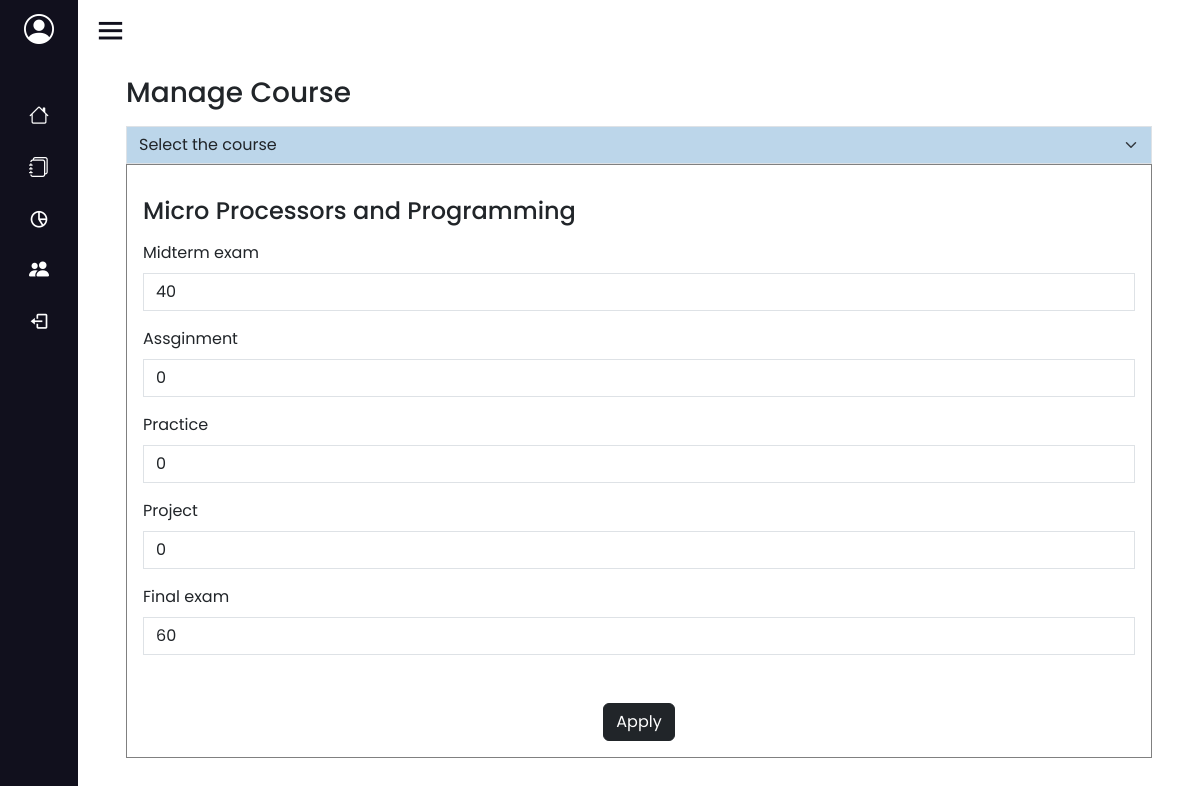
Screenshot of /mark-contribution/15 (signed in) with the database file from the repository.
### course_management/models.py (models this page shows, shortened)
class Course(models.Model):
    course_language  = models.CharField(max_length=20 , choices=(('English','English') , ('Turkish','Turkish')), default='Turkish')
    course_level = models.CharField(max_length=200 , choices=(('associate degree','associate degree'),('licence','licence') , ('master degree','master degree'),('doc','doc')), default='licence')
    aim_of_lesson = models.TextField()
    course_content = models.TextField()
    course_assistants = models.ManyToManyField('Personal', related_name='assistants', blank=True)
    course_resources  = models.ManyToManyField(Resource)
    course_structure  = models.OneToOneField(CourseStructure , blank=True , null=True , on_delete=models.SET_NULL)
    course_learning_outcomes = models.ManyToManyField(CourseOutcomes)
    faculty = models.ForeignKey(Faculty, on_delete=models.CASCADE)
    department = models.ForeignKey( Department, on_delete=models.CASCADE)
    class_no= models.IntegerField( default=0 )
    course_code = models.CharField(max_length=15 , default="MYAZ230")
    course_name = models.CharField(max_length=400)
    lecturer = models.ForeignKey('Personal', on_delete= models.SET_NULL , null=True  , related_name='course_set')
    credit = models.IntegerField(default=0)
    course_topics = models.ManyToManyField('CourseTopic' , blank=True )
    midterm_exam = models.IntegerField(  validators=[MaxValueValidator(100)], default=40 ,blank=True)
    final_exam = models.IntegerField( validators=[MaxValueValidator(100)], default=60 ,blank=True, null=True)
    assginment = models.IntegerField( validators=[MaxValueValidator(100)] ,blank=True, null=True)
    practice = models.IntegerField( validators=[MaxValueValidator(100)] ,blank=True, null=True)
    project = models.IntegerField( validators=[MaxValueValidator(100)] ,blank=True, null=True)
    course_document = models.FileField(upload_to='lesson_documents/',null=True)
    semester_choices=(
        ('Spring Semester', 'Spring Semester'),
        ('Fall Semester','Fall Semester')
    )
    semester = models.CharField(max_length=30 , choices=semester_choices , null=True , blank=True)
    _semester_choice = (
        (1,'1'),
        (2,'2'),
        (3,'3'),
        (4,'4'),
        (5,'5'),
        (6,'6'),
        (7,'7'),
        (8,'8'),
    )
    semester_no = models.IntegerField(choices=_semester_choice , default=1)
    def __str__(self):
        return self.course_name

### course_management/views.py (the view, shortened to what this page needs)
# urls.py: path('mark-contribution/<int:id>', views.mark_cotribution , name = 'mark-contribution'),
@login_required
def mark_cotribution(request, id):
    if Course.objects.filter(id=int(id)).exists():
        if (hasattr(request.user, 'personal')):
            course_user = request.user.personal
        else:
            course_user = request.user.student
        selected_course_id = request.POST.get('course_select_mark')
        if selected_course_id != None:
            selected_course_id = int(selected_course_id)
            course = Course.objects.get(pk=selected_course_id)
            form = CourseMarkContribution(instance=course)
        else:
            selected_course_id = int(id)
            course = Course.objects.get(pk=selected_course_id)
            form = CourseMarkContribution(instance=course)
        return render(request, 'course_management/evaluate_lessons.html', {'form': form, 'course_info': course, 'selected_course_id': selected_course_id, 'course_user': course_user})
    else:
        return HttpResponseNotFound("<h1><center>Something went wrong!</center></h1>")

### course_management/forms.py
class CourseMarkContribution(forms.ModelForm):
    class Meta:
        model = Course
        fields = ('midterm_exam','assginment','practice','project','final_exam')
        widgets = {
            'midterm_exam': forms.TextInput(attrs={'placeholder': 'Midterm Exam', 'style':'margin-bottom:2mm;border-radius:0%;'}),
            'assginment': forms.TextInput(attrs={'class': 'form-control', 'placeholder': 'Homework','style':'margin-bottom:2mm;border-radius:0%;'}),
            'practice': forms.TextInput(attrs={'class': 'form-control', 'placeholder': 'Application','style':'margin-bottom:2mm;border-radius:0%;'}),
            'project': forms.TextInput(attrs={'class': 'form-input', 'placeholder': 'Project','style':'margin-bottom:2mm;border-radius:0%;'}),
            'final_exam': forms.TextInput(attrs={'placeholder': 'Final Exam','style':'margin-bottom:2mm;border-radius:0%;'}),
        }

### course_management/templates/course_management/evaluate_lessons.html (shortened to what this page needs)
{% extends 'course_management/home.html' %}
{% load crispy_forms_tags %}
{% block homecontent%}
<div style="margin: 3rem; margin-top: 1rem; padding-bottom: 4rem;">
    <h3 style="margin-bottom: 1rem;">Manage Course</h3>
    <form method="POST" name="selected_course_mark" id="selected_course_mark">
        <select class="form-select" style="background-color: rgba(187, 213, 234, 0.975); border-radius: 0%;"
            id="course_select_mark" name="course_select_mark">
            <option value="" selected disabled>Select the course</option>
        </select>
    </form>
    <div style="border: 1px solid gray; padding:1rem;">
        <h4 style="margin-top: 1rem; margin-bottom: 1rem;">{% if course_info %} {{course_info}} {% endif %}</h4>
        <form {% if selected_course_id != None %} action="{% url 'mark-contribution' selected_course_id %}" {% endif %}
            method="POST" name="manage-course-form" id="manage-course-form">
            {% if selected_course_id == None %}
            <fieldset disabled>
                {{form|crispy}}
                <div class="d-flex justify-content-center align-items-center mt-5">
                    <button class="btn btn-dark" id="submit_button" type="submit">Apply</button>
                </div>
            </fieldset>
            {% else %}
            <fieldset>
                {{form|crispy}}
                <div class="d-flex justify-content-center align-items-center mt-5">
                    <button class="btn btn-dark" id="submit_button" type="submit">Apply</button>
                </div>
            </fieldset>
            {% endif %}
        </form>
    </div>
</div>
{% endblock %}

### course_management/static/css/style.css (style rules this page uses)
* { margin: 0; padding: 0; box-sizing: border-box; font-family: 'Poppins', sans-serif; }

### rows the page displays
Course: course_name "Micro Processors and Programming", midterm_exam "40", assginment "0", practice "0", project "0", final_exam "60"
